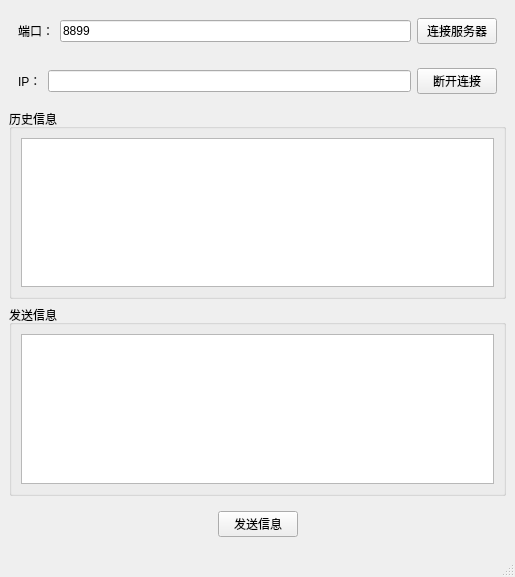
<?xml version="1.0" encoding="UTF-8"?>
<ui version="4.0">
 <class>MainWindow</class>
 <widget class="QMainWindow" name="MainWindow">
  <property name="geometry">
   <rect>
    <x>0</x>
    <y>0</y>
    <width>515</width>
    <height>577</height>
   </rect>
  </property>
  <property name="windowTitle">
   <string>MainWindow</string>
  </property>
  <widget class="QWidget" name="centralwidget">
   <layout class="QGridLayout" name="gridLayout">
    <item row="0" column="0">
     <widget class="QWidget" name="widget" native="true">
      <layout class="QHBoxLayout" name="horizontalLayout">
       <item>
        <widget class="QLabel" name="label">
         <property name="text">
          <string>端口：</string>
         </property>
        </widget>
       </item>
       <item>
        <widget class="QLineEdit" name="port">
         <property name="text">
          <string>8899</string>
         </property>
        </widget>
       </item>
       <item>
        <widget class="QPushButton" name="connect">
         <property name="text">
          <string>连接服务器</string>
         </property>
        </widget>
       </item>
      </layout>
     </widget>
    </item>
    <item row="1" column="0">
     <widget class="QWidget" name="widget_3" native="true">
      <layout class="QHBoxLayout" name="horizontalLayout_3">
       <item>
        <widget class="QLabel" name="label_2">
         <property name="text">
          <string>IP：</string>
         </property>
        </widget>
       </item>
       <item>
        <widget class="QLineEdit" name="ip">
         <property name="text">
          <string/>
         </property>
        </widget>
       </item>
       <item>
        <widget class="QPushButton" name="disconnect">
         <property name="text">
          <string>断开连接</string>
         </property>
        </widget>
       </item>
      </layout>
     </widget>
    </item>
    <item row="2" column="0">
     <widget class="QGroupBox" name="groupBox">
      <property name="title">
       <string>历史信息</string>
      </property>
      <layout class="QVBoxLayout" name="verticalLayout">
       <item>
        <widget class="QTextEdit" name="record"/>
       </item>
      </layout>
     </widget>
    </item>
    <item row="3" column="0">
     <widget class="QGroupBox" name="groupBox_2">
      <property name="title">
       <string>发送信息</string>
      </property>
      <layout class="QVBoxLayout" name="verticalLayout_2">
       <item>
        <widget class="QTextEdit" name="msg"/>
       </item>
      </layout>
     </widget>
    </item>
    <item row="4" column="0">
     <widget class="QWidget" name="widget_2" native="true">
      <layout class="QHBoxLayout" name="horizontalLayout_2">
       <item>
        <spacer name="horizontalSpacer">
         <property name="orientation">
          <enum>Qt::Horizontal</enum>
         </property>
         <property name="sizeHint" stdset="0">
          <size>
           <width>40</width>
           <height>20</height>
          </size>
         </property>
        </spacer>
       </item>
       <item>
        <widget class="QPushButton" name="sendMsg">
         <property name="text">
          <string>发送信息</string>
         </property>
        </widget>
       </item>
       <item>
        <spacer name="horizontalSpacer_2">
         <property name="orientation">
          <enum>Qt::Horizontal</enum>
         </property>
         <property name="sizeHint" stdset="0">
          <size>
           <width>40</width>
           <height>20</height>
          </size>
         </property>
        </spacer>
       </item>
      </layout>
     </widget>
    </item>
   </layout>
  </widget>
  <widget class="QMenuBar" name="menubar">
   <property name="geometry">
    <rect>
     <x>0</x>
     <y>0</y>
     <width>515</width>
     <height>26</height>
    </rect>
   </property>
  </widget>
  <widget class="QStatusBar" name="statusbar"/>
 </widget>
 <resources/>
 <connections/>
</ui>
